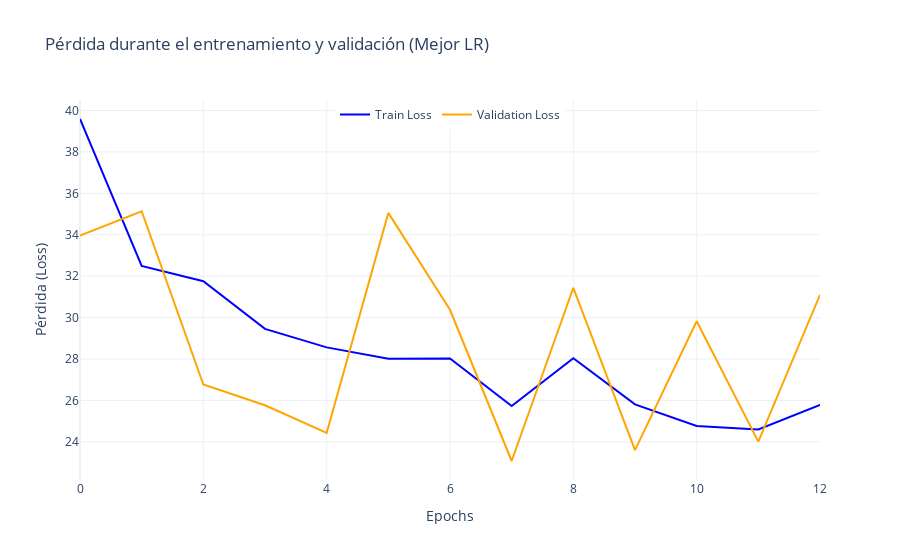
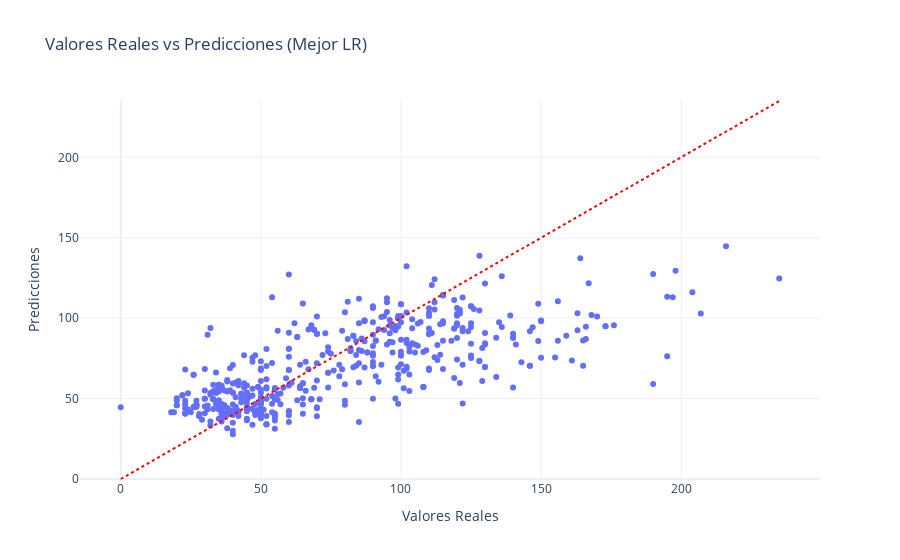

Source (notebook cell) for these figures, in order:
### Code cell
# Encontrar el mejor learning rate basado en validation_loss
best_lr = results_lr.loc[results_lr["validation_loss"].idxmin(), "learning_rate"]

early_stopping = EarlyStopping(
    monitor="val_loss",
    patience=5,# Incrementar para prevenir paradas prematuras
    restore_best_weights=True # Restaurar mejores pesos
)

# Entrenar el mejor modelo con el mejor learning rate
model = Sequential([
    Input(shape=(X_train.shape[1],)),
    Dense(units=128, activation='relu'),
    Dropout(0.2),  # Añadir Dropout para evitar overfitting
    Dense(units=64, activation='relu'),
    Dropout(0.2),
    Dense(units=32, activation='relu'),
    Dropout(0.2),
    Dense(units=8, activation='relu'),
    Dense(units=1)
])    

model.compile(optimizer=Adam(learning_rate=best_lr), loss='mean_absolute_error')


# Entrenar nuevamente el mejor modelo
history = model.fit(
    X_train, y_train,
    validation_split=0.2,
    epochs=100,  # Más epochs para ajustar bien
    batch_size=32,
    callbacks=[early_stopping],
    verbose=1
)

fig = go.Figure()
fig.add_trace(go.Scatter(y=history.history['loss'], mode='lines', name='Train Loss', line=dict(color='blue')))
fig.add_trace(go.Scatter(y=history.history['val_loss'], mode='lines', name='Validation Loss', line=dict(color='orange')))
fig.update_layout(title="Pérdida durante el entrenamiento y validación (Mejor LR)",
                  xaxis_title="Epochs", yaxis_title="Pérdida (Loss)", template="plotly_white",
                  legend=dict(x=0.5, y=1, xanchor='center', orientation='h'))
fig.show()

test_loss = model.evaluate(X_test, y_test)
print(f"Pierda en el conjunto de teste: {test_loss}")

predictions = model.predict(X_test)

resultados_df = pd.DataFrame({
    "Valores Reales": y_test,
    "Predicciones": predictions.ravel()  # predictions tiene 2D, ravel para transformar en 1D para la creación del df
})

fig = px.scatter(
    resultados_df,
    x="Valores Reales",
    y="Predicciones",
    title="Valores Reales vs Predicciones (Mejor LR)",
    template="plotly_white"
)

# Añadir una línea de referencia donde las predicciones coinciden perfectamente con los valores reales
fig.add_shape(
    type="line",
    x0=resultados_df["Valores Reales"].min(),
    y0=resultados_df["Valores Reales"].min(),
    x1=resultados_df["Valores Reales"].max(),
    y1=resultados_df["Valores Reales"].max(),
    line=dict(color="red", dash="dot")
)

fig.show()

### Figure 1 — Plotly figure (JSON) as saved in the notebook; plotly's stock layout.template omitted (floating-point values rounded to 4 significant figures)
{"data": [{"line": {"color": "blue"}, "mode": "lines", "name": "Train Loss", "type": "scatter", "y": [39.59, 32.5, 31.75, 29.46, 28.56, 28.01, 28.03, 25.73, 28.04, 25.81, 24.77, 24.6, 25.79]}, {"line": {"color": "orange"}, "mode": "lines", "name": "Validation Loss", "type": "scatter", "y": [33.96, 35.13, 26.77, 25.77, 24.43, 35.05, 30.37, 23.08, 31.44, 23.6, 29.82, 24.01, 31.1]}], "layout": {"legend": {"orientation": "h", "x": 0.5, "xanchor": "center", "y": 1}, "title": {"text": "Pérdida durante el entrenamiento y validación (Mejor LR)"}, "xaxis": {"title": {"text": "Epochs"}}, "yaxis": {"title": {"text": "Pérdida (Loss)"}}}}

### Figure 2 — Plotly figure (JSON) as saved in the notebook; plotly's stock layout.template omitted (floating-point values rounded to 4 significant figures; data arrays with more than 128 entries replaced by an {"elided": "..."} marker saying what was removed)
{"data": [{"hovertemplate": "Valores Reales=%{x}<br>Predicciones=%{y}<extra></extra>", "legendgroup": "", "marker": {"color": "#636efa", "symbol": "circle"}, "mode": "markers", "name": "", "orientation": "v", "showlegend": false, "type": "scatter", "x": {"elided": "500 int values"}, "xaxis": "x", "y": {"elided": "500 float values"}, "yaxis": "y"}], "layout": {"legend": {"tracegroupgap": 0}, "shapes": [{"line": {"color": "red", "dash": "dot"}, "type": "line", "x0": 0, "x1": 235, "y0": 0, "y1": 235}], "title": {"text": "Valores Reales vs Predicciones (Mejor LR)"}, "xaxis": {"anchor": "y", "domain": [0, 1], "title": {"text": "Valores Reales"}}, "yaxis": {"anchor": "x", "domain": [0, 1], "title": {"text": "Predicciones"}}}}
